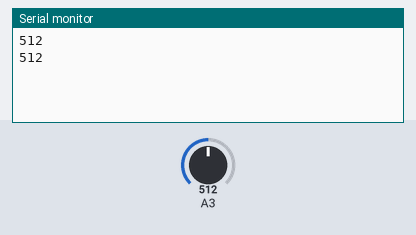
This sketch was run on a simulated Arduino Uno, built with avr-gcc and run on an emulated ATmega328P. Shown: the last lines printed to the serial monitor. The test bench sets the inputs (shaded band); at power-on: A3 = 512.

Above: at 1.8 s.
1.9 s: A3 set to 716
At 2.8 s:
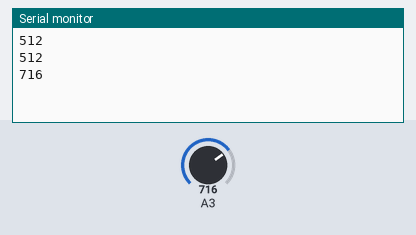
3.4 s: A3 set to 900
At 4.7 s:
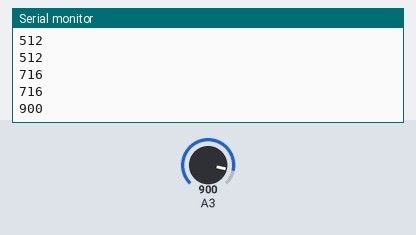
Timing chart, 0 to 6.4 s (numbered marks = the images above; inputs shaded):
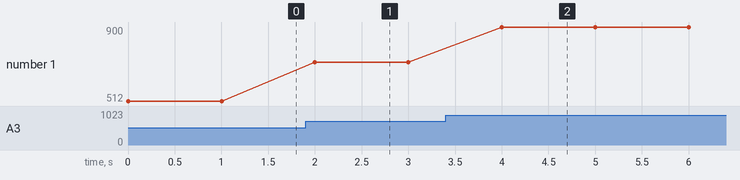

Measured:
- after the input at 1.9 s, the serial monitor: prints a new line after 0.10 s (image 1)
- after the input at 3.4 s, the serial monitor: prints a new line after 0.60 s (image 2)
- plotted number 1: 512 → 716 after the input at 1.9 s, 716 → 900 after the input at 3.4 s

The sketch:

testBatteryLevel.ino
```cpp
void setup() {
  pinMode(A3, INPUT);
  Serial.begin(9600);
}

void loop() {
  int value = analogRead(A3);
  Serial.println(value);
  delay(1000);
}
```
